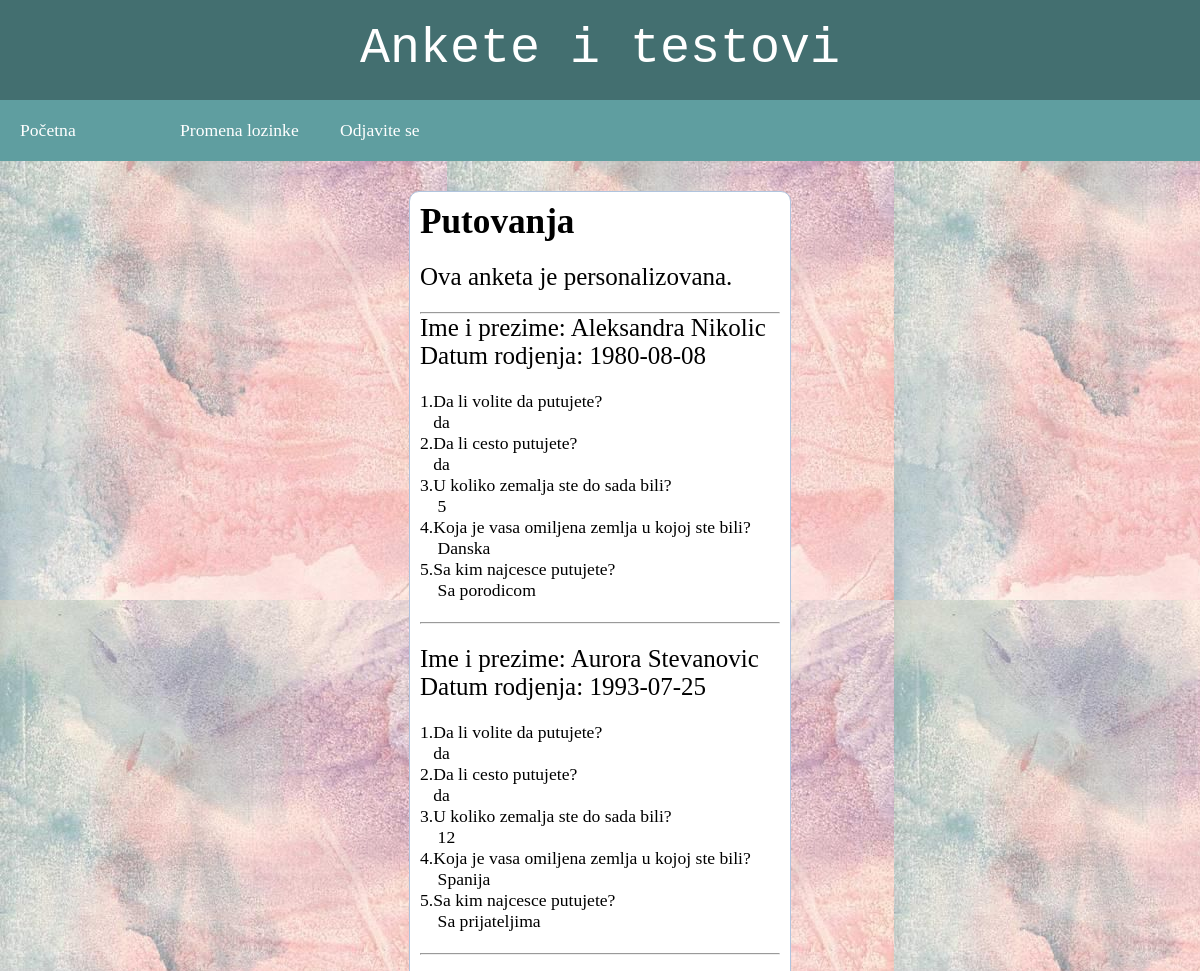
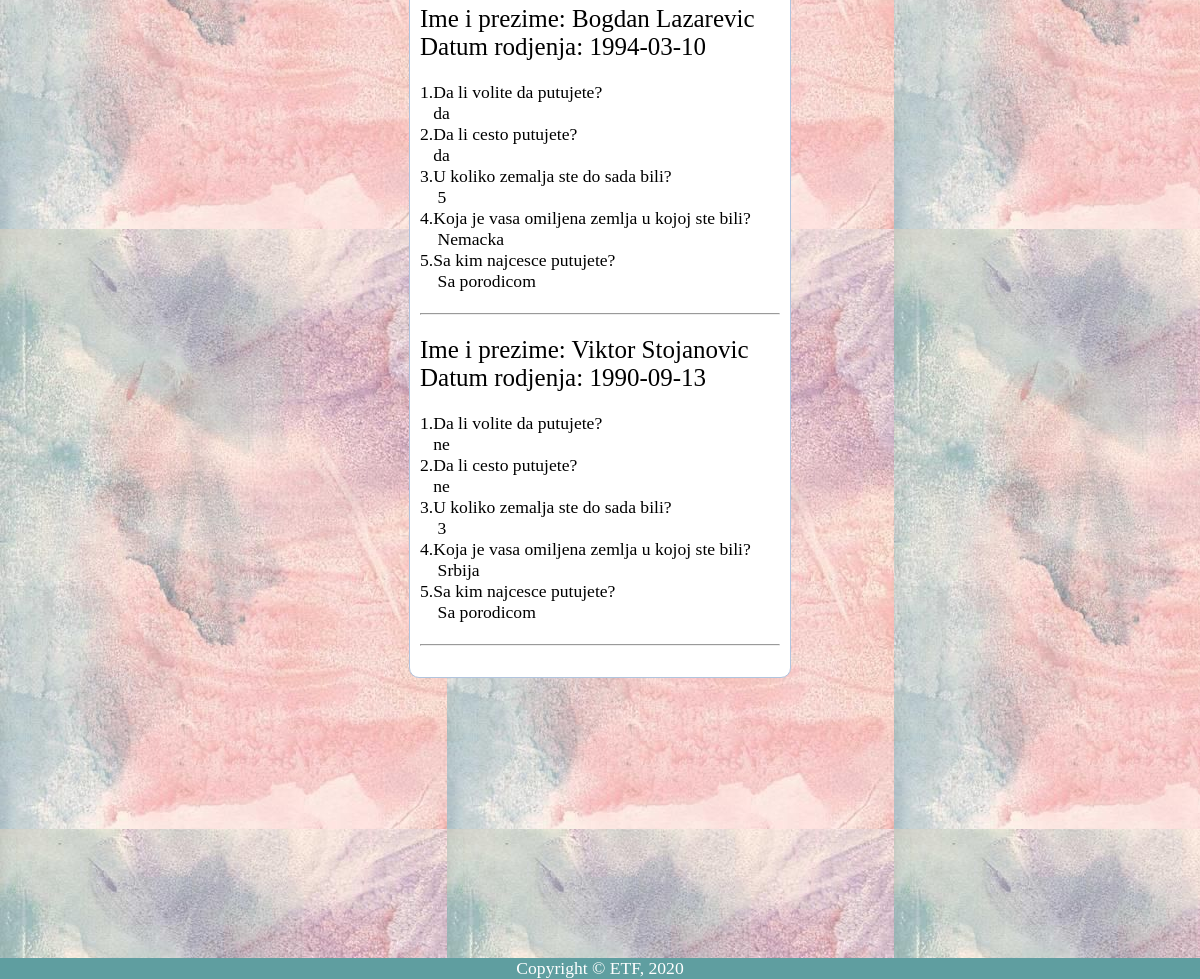
Screenshot of /popunjenoA.php?naziv=Putovanja with the database file from the repository (2 pictures, top to bottom).
### tables this page shows
CREATE TABLE IF NOT EXISTS `korisnik` (
  `username` varchar(16) NOT NULL,
  `password` varchar(16) NOT NULL,
  `ime` varchar(20) NOT NULL,
  `prezime` varchar(20) NOT NULL,
  `datumrodj` date NOT NULL,
  `mestorodj` varchar(32) NOT NULL,
  `jmbg` varchar(13) NOT NULL,
  `kontakt` varchar(15) NOT NULL,
  `eposta` varchar(64) NOT NULL,
  `tip` varchar(1) NOT NULL COMMENT 'I-ispitanik  K-kreator A-administrator',
  `registrovan` int(11) NOT NULL,
  PRIMARY KEY (`username`)
);

CREATE TABLE IF NOT EXISTS `zakljucaj` (
  `id` int(11) NOT NULL AUTO_INCREMENT,
  `pitanje` varchar(200) NOT NULL,
  `odgovor` varchar(100) NOT NULL,
  `poeni` float NOT NULL,
  `korisnik` varchar(30) NOT NULL,
  `anketa_test` varchar(50) NOT NULL,
  PRIMARY KEY (`id`)
);

### popunjenoA.php (the view, shortened to what this page needs)
<?php
include_once("DB.inc.php");
include_once("header.inc.php");
include_once("menu3.inc.php");
?>
<html>
	<head>
	</head>
	<body>
		<div id = "popunjeno">
			<?php
			echo "<h1>".$_GET['naziv']."</h1>";
			$upit2 = "SELECT * FROM ankete WHERE naziv='".$_GET['naziv']."'";
			$rezultat2 = mysqli_query($konekcija, $upit2)
				or die("Greska u upitu: " .mysqli_errno($konekcija));
			$niz2 = mysqli_fetch_array($rezultat2);
			$anonimna = 0;
			if ($niz2['tip'] == 'A') {
				echo "<br/>Ova anketa je anonimna.";
			}
			else {
				$anonimna = 1;
				echo "<br/><span style=\"font-size: 25px;\">Ova anketa je personalizovana.</span>";
			}
			echo "<br/><br/><hr>";
			$upit = "SELECT * FROM zakljucaj WHERE anketa_test='".$_GET['naziv']."'";
			$rezultat = mysqli_query($konekcija, $upit)
				or die("Greska u upitu: " .mysqli_errno($rezultat));
			if (mysqli_num_rows($rezultat)>0) {
				$upit = "SELECT * FROM korisnik";
				$rezultat = mysqli_query($konekcija, $upit)
					or die("Greska u upitu: " .mysqli_errno($rezultat));
				if (mysqli_num_rows($rezultat)>0) {
					while ($niz = mysqli_fetch_array($rezultat)) {
						$upit1 = "SELECT * FROM zakljucaj WHERE korisnik='".$niz['username']."' AND anketa_test='".$_GET['naziv']."'";
						$rezultat1 = mysqli_query($konekcija, $upit1)
							or die("Greska u upitu: " .mysqli_errno($konekcija));
						if (mysqli_num_rows($rezultat1)>0) {
							$br = 0;
							if ($anonimna == 1) {
								echo "<span style=\"font-size: 25px;\">Ime i prezime: ".$niz['ime']." ".$niz['prezime'];
								echo "<br/>Datum rodjenja: ".$niz['datumrodj']."</span><br/><br/>";
							}
							while ($niz1 = mysqli_fetch_array($rezultat1)) {
								echo ++$br.".".$niz1['pitanje'];
								echo "<br/>&nbsp;&nbsp;&nbsp;".$niz1['odgovor']."<br/>";
							}
							echo "<br/><hr></br>";
						}
					}
				}
			}
			else
				echo "<span style = 'font-weight: bold;'><br/>Anketa još uvek nije rađena od strane korisnika.</span>";
			?>
		</div>
	</body>
</html>
<?php
include_once("footer.inc.php");
?>

### menu3.inc.php (style rules this page uses)
* { padding: 0; margin: 0; }
body { font-family: sans-serif; }

### popunjenoA.php (style rules this page uses)
body { font-size: 110%; margin: 0; padding: 0; background: url('pozadina1.jpg'); font-family: Georgia, serif; }
#popunjeno { width: 30%; margin: 30px auto 100px; padding: 10px; border: 1px solid #B0C4DE; background: white; border-radius: 10px 10px 10px 10px; }

### rows the page displays
korisnik: ime "Aleksandra", prezime "Nikolic", datumrodj "1980-08-08"
zakljucaj: pitanje "Da li volite da putujete?", odgovor "da"
zakljucaj: pitanje "Da li cesto putujete?", odgovor "da"
zakljucaj: pitanje "U koliko zemalja ste do sada bili?", odgovor "5"
zakljucaj: pitanje "Koja je vasa omiljena zemlja u kojoj ste bili?", odgovor "Danska"
zakljucaj: pitanje "Sa kim najcesce putujete?", odgovor "Sa porodicom"
korisnik: ime "Aurora", prezime "Stevanovic", datumrodj "1993-07-25"
zakljucaj: pitanje "Da li volite da putujete?", odgovor "da"
zakljucaj: pitanje "Da li cesto putujete?", odgovor "da"
zakljucaj: pitanje "U koliko zemalja ste do sada bili?", odgovor "12"
zakljucaj: pitanje "Koja je vasa omiljena zemlja u kojoj ste bili?", odgovor "Spanija"
zakljucaj: pitanje "Sa kim najcesce putujete?", odgovor "Sa prijateljima"
korisnik: ime "Bogdan", prezime "Lazarevic", datumrodj "1994-03-10"
zakljucaj: pitanje "Da li volite da putujete?", odgovor "da"
zakljucaj: pitanje "Da li cesto putujete?", odgovor "da"
zakljucaj: pitanje "U koliko zemalja ste do sada bili?", odgovor "5"
zakljucaj: pitanje "Koja je vasa omiljena zemlja u kojoj ste bili?", odgovor "Nemacka"
zakljucaj: pitanje "Sa kim najcesce putujete?", odgovor "Sa porodicom"
korisnik: ime "Viktor", prezime "Stojanovic", datumrodj "1990-09-13"
zakljucaj: pitanje "Da li volite da putujete?", odgovor "ne"
zakljucaj: pitanje "Da li cesto putujete?", odgovor "ne"
zakljucaj: pitanje "U koliko zemalja ste do sada bili?", odgovor "3"
zakljucaj: pitanje "Koja je vasa omiljena zemlja u kojoj ste bili?", odgovor "Srbija"
zakljucaj: pitanje "Sa kim najcesce putujete?", odgovor "Sa porodicom"

### other values shown
$_GET['naziv'] "Putovanja"
